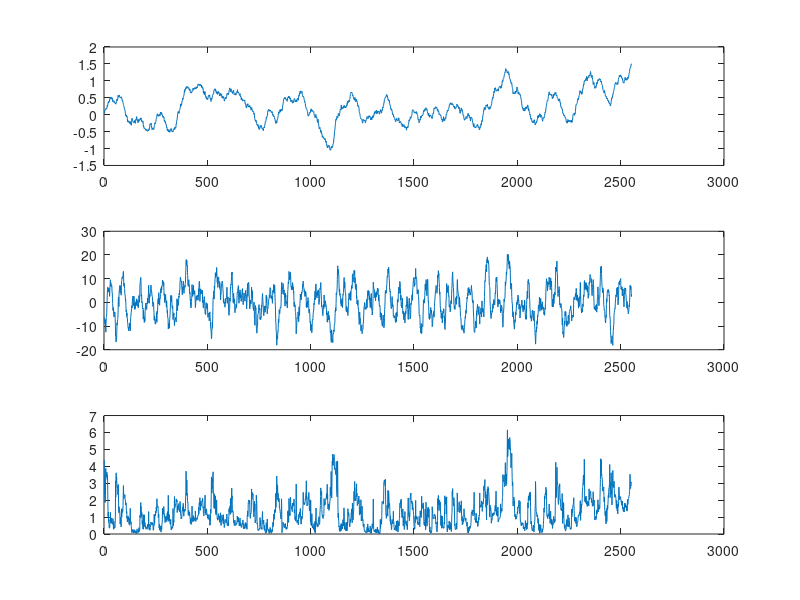

Here is the MATLAB script that generated this plot:
% Pole balancing plant test with C++

clear all; close all;

sigma_0 = 0.1*ones(4, 1);
mu_0 = zeros(4, 1);
Sigma_0 = diag(sigma_0);

tau = 1.0/60;
veta = 13.2;
R = 0.01;
g = 9.81;

A = [1 tau 0 0; 0 1 0 0; 0 0 1 tau; 0 0 veta * tau 1];

b = [0; tau; 0; veta * tau / g];

Q = diag([1.25, 1, 12, 0.25]);

Sigma_T = 0.01 * Sigma_0;

x = [];

%K = [5.71; 11.3; -82.1; -21.6];
K = [10; 15; -90; -25];
X = [];
U = [];
Rt = [];
for i = 1 : 1
   % initialize
   sprintf('*** start ***')
   x = mvnrnd(mu_0, Sigma_0)'
   X = [X x];
   while  ~(abs(x(1)) > 1.5 || abs(x(3)) >= pi/6),
       u = K'*x + randn()*0.1 % random action
       r_xt_ut = x'*Q*x + u'*R*u;
       U = [U; u];
       mu = A*x + b*u;
       x = mvnrnd(mu, Sigma_T)'
       X = [X x];
       Rt = [Rt r_xt_ut];
   end   
end
figure; hold on;
subplot(3, 1, 1);plot(X(1,:));
subplot(3, 1, 2);plot(X(3,:)*180/pi);
subplot(3, 1, 3);plot(Rt);
